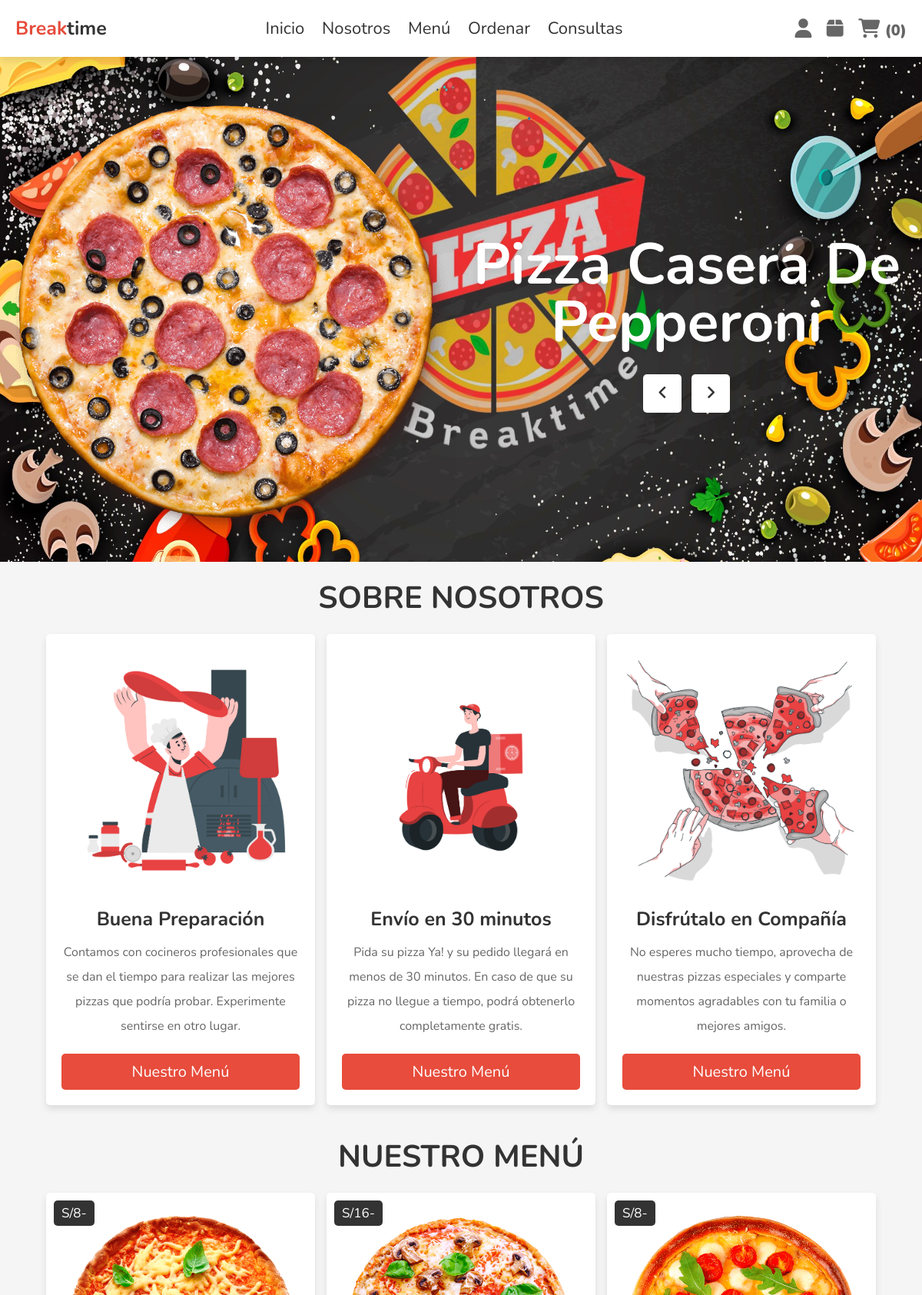
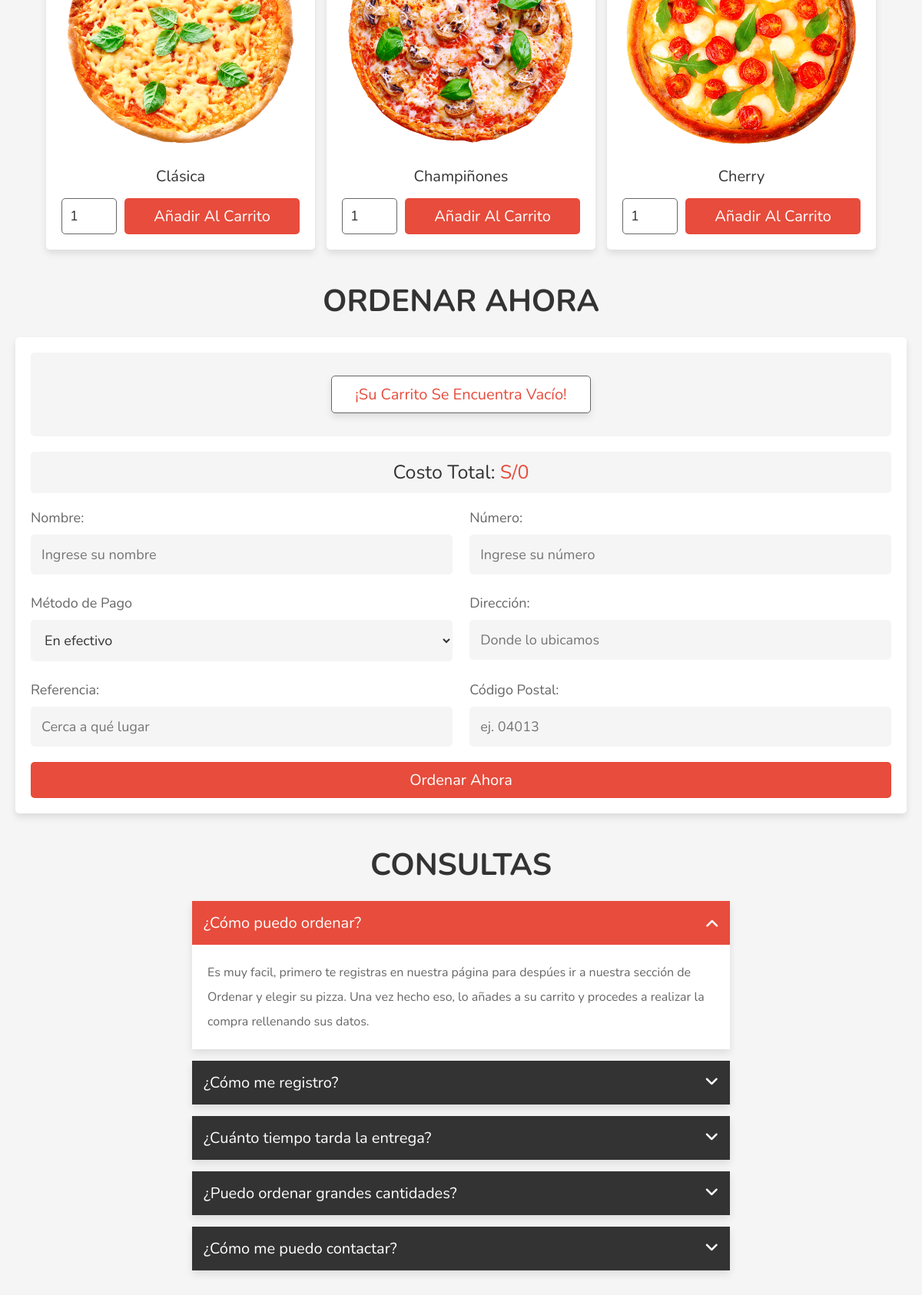
Screenshot of /Backend-Breaktime/index.php (signed in, upper part) with the database file from the repository (2 pictures, top to bottom).
### tables this page shows
CREATE TABLE `products` (
  `id` int(100) NOT NULL,
  `name` varchar(100) NOT NULL,
  `price` int(10) NOT NULL,
  `image` varchar(100) NOT NULL
);

### Backend-Breaktime/index.php (the view, shortened to what this page needs)
<?php
include 'config.php';
if(isset($_SESSION['user_id'])){
    $user_id = $_SESSION['user_id'];
}else{
    $user_id = '';
};
?>
<!DOCTYPE html>
<html lang="es">
<head>
    <link rel="stylesheet" href="https://cdnjs.cloudflare.com/ajax/libs/font-awesome/6.2.0/css/all.min.css">
    <link rel="stylesheet" href="./css/style.css">
</head>
<body>
    <header class="header">
        <section class="flex">
            <b>
                <a href="#home" class="logo"><span>Break</span>time</a>
            </b>
            <nav class="navbar">
                <a href="#home">Inicio</a>
                <a href="#about">Nosotros</a>
                <a href="#menu">Menú</a>
                <a href="#order">Ordenar</a>
                <a href="#faq">Consultas</a>
            </nav>
            <div class="icons">
                <div id="user-btn" class="fas fa-user"></div>
                <div id="order-btn" class="fas fa-box"></div>
                <?php
                $count_cart_items = $conn->prepare("SELECT * FROM `cart` WHERE user_id = ?");
                $count_cart_items->execute([$user_id]);
                $total_cart_items = $count_cart_items->rowCount();
                ?>
                <div id="cart-btn" class="fas fa-shopping-cart">
                    <span>(<?= $total_cart_items; ?>)</span>
                </div>
            </div>
        </section>
    </header>
    <div class="home-bg">
        <section class="home" id="home">
            <div class="slide-container">
                <div class="slide active">
                    <div class="image">
                        <img src="Img/img_fondo/home-img-1.png" alt="">
                    </div>
                    <div class="content">
                        <h3>Pizza casera de Pepperoni</h3>
                        <div class="fas fa-angle-left" onclick="prev()"></div>
                        <div class="fas fa-angle-right" onclick="next()"></div>
                    </div>
                </div>
            </div>
        </section>
    </div>
    <section class="about" id="about">
        <h1 class="heading">Sobre Nosotros</h1>
        <div class="box-container">
            <div class="box">
                <img src="Img/img_fondo/Preparacion.png" alt="">
                <h3>Buena Preparación</h3>
                <p>Contamos con cocineros profesionales que se dan el tiempo para realizar las mejores pizzas que podría
                    probar. Experimente sentirse en otro lugar.</p>
                <a href="#menu" class="btn">Nuestro Menú</a>
            </div>
            <div class="box">
                <img src="Img/img_fondo/Envio.png" alt="">
                <h3>Envío en 30 minutos</h3>
                <p>Pida su pizza Ya! y su pedido llegará en menos de 30 minutos. En caso de que su pizza no llegue a
                    tiempo, podrá obtenerlo completamente gratis.</p>
                <a href="#menu" class="btn">Nuestro Menú</a>
            </div>
            <div class="box">
                <img src="Img/img_fondo/Compartir.png" alt="">
                <h3>Disfrútalo en Compañía</h3>
                <p>No esperes mucho tiempo, aprovecha de nuestras pizzas especiales y comparte momentos agradables con
                    tu familia o mejores amigos.</p>
                <a href="#menu" class="btn">Nuestro Menú</a>
            </div>
        </div>
    </section>
    <section id="menu" class="menu">
        <h1 class="heading">Nuestro Menú</h1>
        <div class="box-container">
            <?php
                $select_products = $conn->prepare("SELECT * FROM `products`");
                $select_products->execute();
                if($select_products->rowCount() > 0){
                    while($fetch_products = $select_products->fetch(PDO::FETCH_ASSOC)){
            ?>
            <div class="box">
                <div class="price">S/<?= $fetch_products['price'] ?>-</div>
                <img src="Img/img_subidas/<?= $fetch_products['image'] ?>" alt="">
                <div class="name"><?= $fetch_products['name'] ?></div>
                <form action="" method="post">
                    <input type="number" name="qty" class="qty" min="1" max="99"
                        onkeypress="if(this.value.length == 2) return false;" value="1">
                    <input type="submit" class="btn" name="add_to_cart" value="Añadir al carrito">
                </form>
            </div>
            <?php
                }
            }else{
                echo '<p class="empty">¡Aún no hay productos añadidos!</p>';
            }
            ?>
        </div>
    </section>
    <section class="order" id="order">
        <h1 class="heading">Ordenar Ahora</h1>
        <form action="" method="post">
            <div class="display-orders">
                <?php
                    $grand_total = 0;
                    $cart_item[] = '';
                    $select_cart = $conn->prepare("SELECT * FROM `cart` WHERE user_id = ?");
                    $select_cart->execute([$user_id]);
                    if($select_cart->rowCount() > 0){
                        while($fetch_cart = $select_cart->fetch(PDO::FETCH_ASSOC)){
                        $sub_total = ($fetch_cart['price'] * $fetch_cart['quantity']);
                        $grand_total += $sub_total;
                        $cart_item[] = '-'.$fetch_cart['name'].' (S/'.$fetch_cart['price'].' x '.$fetch_cart['quantity'].') ';
                        $total_products = implode($cart_item);
                        echo '<p>'.$fetch_cart['name'].' <span>(S/'.$fetch_cart['price'].' x '.$fetch_cart['quantity'].')</span></p>';
                        }
                    }else{
                        echo '<p class="empty"><span>¡Su carrito se encuentra vacío!</span></p>';
                    }
                ?>
            </div>
            <div class="grand-total"> Costo Total: <span>S/<?= $grand_total; ?></span></div>
            <div class="flex">
                <div class="inputBox">
                    <span>Nombre:</span>
                    <input type="text" name="name" class="box" required placeholder="Ingrese su nombre" maxlength="20">
                </div>
                <div class="inputBox">
                    <span>Número:</span>
                    <input type="number" name="number" class="box" required placeholder="Ingrese su número" min="0"
                        max="999999999" onkeypress="if(this.value.length == 9) return false;">
                </div>
                <div class="inputBox">
                    <span>Método de Pago</span>
                    <select name="method" class="box">
                        <option value="En efectivo">En efectivo</option>
                    </select>
                </div>
                <div class="inputBox">
                    <span>Dirección:</span>
                    <input type="text" name="flat" class="box" required placeholder="Donde lo ubicamos" maxlength="50">
                </div>
                <div class="inputBox">
                    <span>Referencia:</span>
                    <input type="text" name="street" class="box" required placeholder="Cerca a qué lugar"
                        maxlength="50">
                </div>
                <div class="inputBox">
                    <span>Código Postal:</span>
                    <input type="number" name="pin_code" class="box" required placeholder="ej. 04013" min="0"
                        max="99999" onkeypress="if(this.value.length == 5) return false;">
                </div>
            </div>
            <input type="submit" value="Ordenar Ahora" class="btn" name="order">
        </form>
    </section>
    <section class="faq" id="faq">
        <h1 class="heading">Consultas</h1>
        <div class="accordion-container">
            <div class="accordion active">
                <div class="accordion-heading">
                    <span>¿Cómo puedo ordenar?</span>
                    <i class="fas fa-angle-down"></i>
                </div>
                <p class="accrodion-content">
                    Es muy facil, primero te registras en nuestra página para despúes ir a nuestra sección de Ordenar y
                    elegir su pizza. Una vez hecho eso, lo añades a su carrito y procedes a realizar la compra
                    rellenando sus datos.
                </p>
            </div>
            <div class="accordion">
                <div class="accordion-heading">
                    <span>¿Cómo me registro?</span>
                    <i class="fas fa-angle-down"></i>
                </div>
            </div>
            <div class="accordion">
                <div class="accordion-heading">
                    <span>¿Cuánto tiempo tarda la entrega?</span>
                    <i class="fas fa-angle-down"></i>
                </div>
            </div>
            <div class="accordion">
                <div class="accordion-heading">
                    <span>¿Puedo ordenar grandes cantidades?</span>
                    <i class="fas fa-angle-down"></i>
                </div>
            </div>
            <div class="accordion">
                <div class="accordion-heading">
                    <span>¿Cómo me puedo contactar?</span>
                    <i class="fas fa-angle-down"></i>
                </div>
            </div>
        </div>
    </section>
</body>
</html>

### rows the page displays
products: price "8", image (picture), name "Clásica"
products: price "16", image (picture), name "Champiñones"
products: price "8", image (picture), name "Cherry"

### other values shown
$total_cart_items "0"
$grand_total "0"
